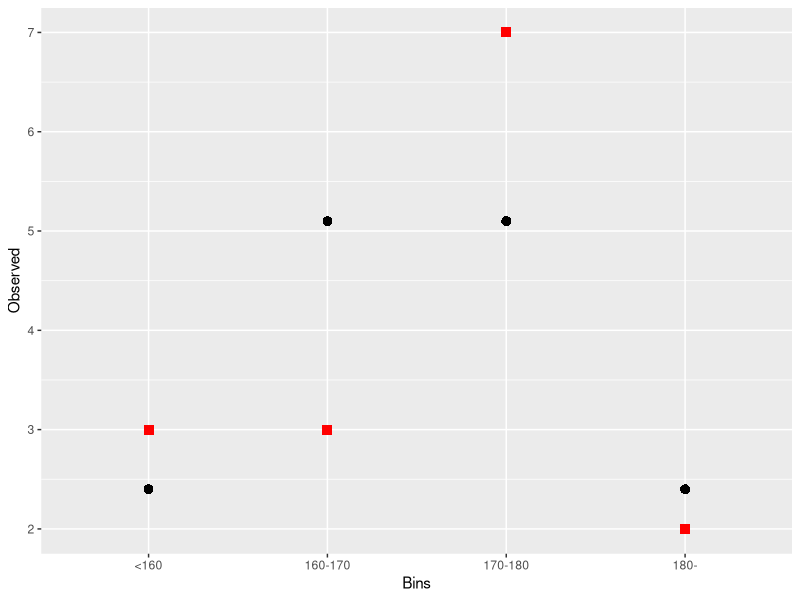
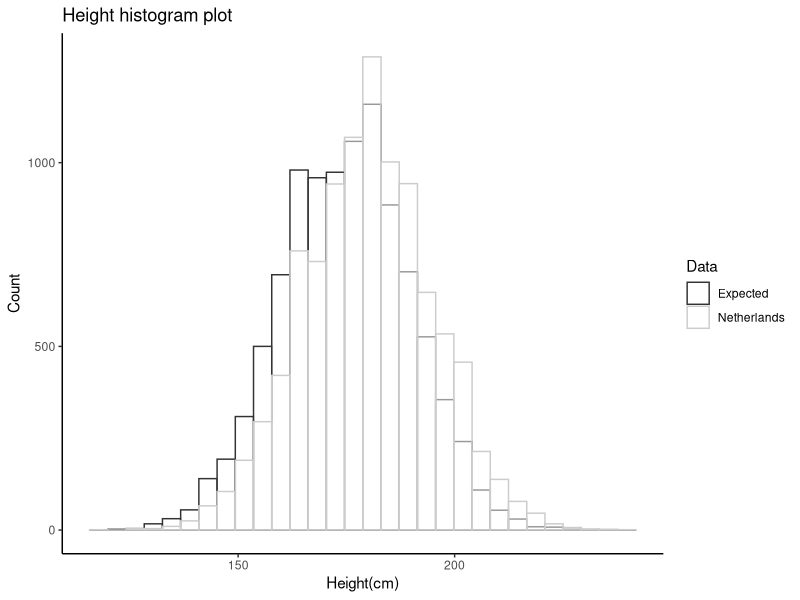
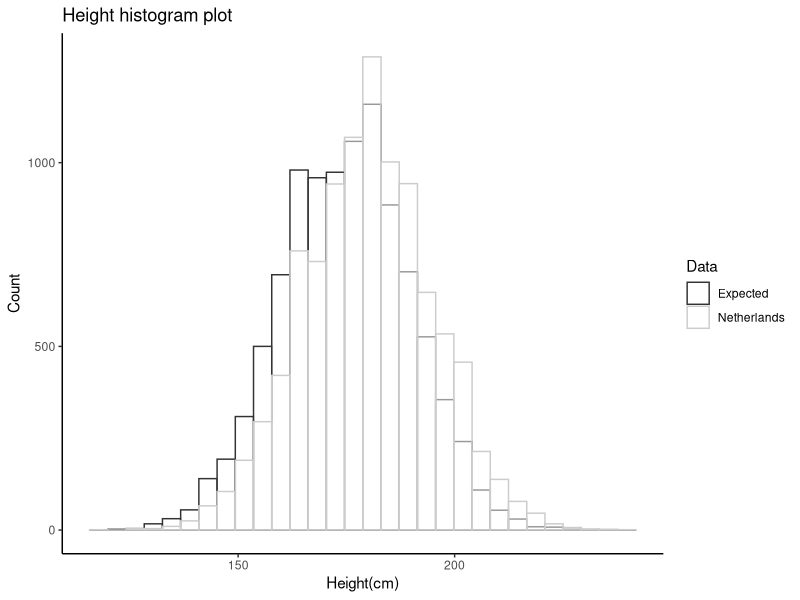

These charts were generated, in order, by the following R code:
## ---- chunk 1
library(knitr)
library(ggplot2)
Bins<-c("<160" ,"160-170" ,"170-180", "180-")
Observed<-c(3,3,7,2)
Expected<-c(2.4,5.1,5.1,2.4)

df<-data.frame(Bins,Observed,Expected)
kable(df,label = "test")

ggplot(df,aes(x=Bins))+geom_point(aes(y=Observed),shape=15,color="red",size=3)+geom_point(aes(y=Expected),shape=16,size=3,fill="blue")+geom_line(aes(x=Bins,y=Expected),color="blue")

chisq.test(Observed, p = Expected/sum(Expected))

## ---- chunk 2
Expected<-c(3.75, 3.75, 3.75, 3.75)
df<-data.frame(Bins,Observed,Expected)
kable(df)
chisq.test(Observed, p = Expected/sum(Expected))

## ---- chunk 3

Icecream<-matrix(c(130,170,100,20,30,50),ncol =3,byrow=TRUE)
rownames(Icecream)<-c("Liked","Disliked")
colnames(Icecream)<-c("Vanilla","Chocolate","Strawberry")
Icecream
## ---- chunk 4

chisq.test(Icecream)

## ---- chunk 5


df <- data.frame(
  Data=factor(rep(c("Expected", "Netherlands"), each=10000)),
  Height=round(c(rnorm(10000,175,15), rnorm(10000,180,15)))
  )

#ggplot(df, aes(x=Distrib, color=Set)) +  geom_histogram(fill="white", alpha=0.5)
ggplot(df, aes(x=Height, color=Data,fill=Data)) +
  geom_histogram(fill="white", bins=30,position="identity", alpha=0.5)+
  labs(title="Height histogram plot",x="Height(cm)", y = "Count")+
  theme_classic()+ scale_colour_grey()

ggsave("GoF.png",dpi=300, width = 4, height = 2)



